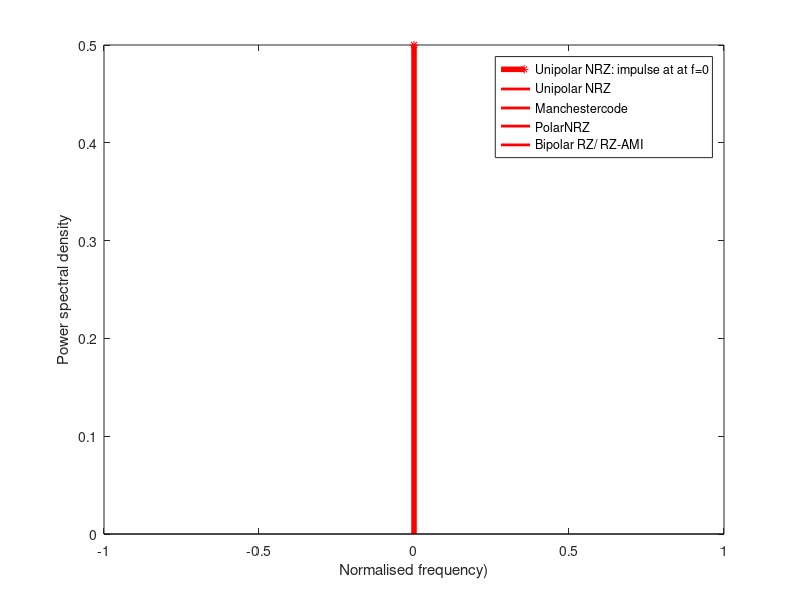

The MATLAB script that drew this image:
v=1; % voltage level of a bit
R=1; % Bitrate
T=1/R; % Bit period
f=0:0.001*R:2*R; % frequency vector in terms of bit rate
f= f+1e-10; % Otherwise, sin(0)/0 is undefined
% PSD curves are plotted for Bitrate=1bps and Pulse amplitude=1V
%Unipolar NRZ
s=((v^2*T/4).*(sin(pi.*f*T)./(pi.*f*T)).^2);
s(1)=s(1)+(v^2/4);% corresponds to an impulse function of weight v^2/4 at f=0 added to s(f) at
f=0;
ff=0;
stem(ff,s(1),'*r','LineWidth',4)% sketching an impulse at f=0
hold on;
plot(f,s,'-r','LineWidth',2);
hold on;
%Manchester code
s=(v.^2.*T).*((sin(pi.*f*T/2)./(pi.*f*T/2)).^2).*(sin(pi.*f*T/2).^2);
plot(f,s,'--g','LineWidth',2);
hold on;
%Polar NRZ
s=((v^2*T).*(sin(pi.*f*T)./(pi.*f*T)).^2);
plot(f,s,'--b','LineWidth',2);
hold on;
%Bipolar RZ
s=(v.^2.*T/4).*((sin(pi.*f*T/2)./(pi.*f*T/2)).^2).*(sin(pi.*f*T).^2);
plot(f,s,'--k','LineWidth',2);
legend('Unipolar NRZ: impulse at at f=0','Unipolar NRZ', 'Manchestercode','PolarNRZ','Bipolar RZ/ RZ-AMI');
xlabel('Normalised frequency)');
ylabel('Power spectral density');